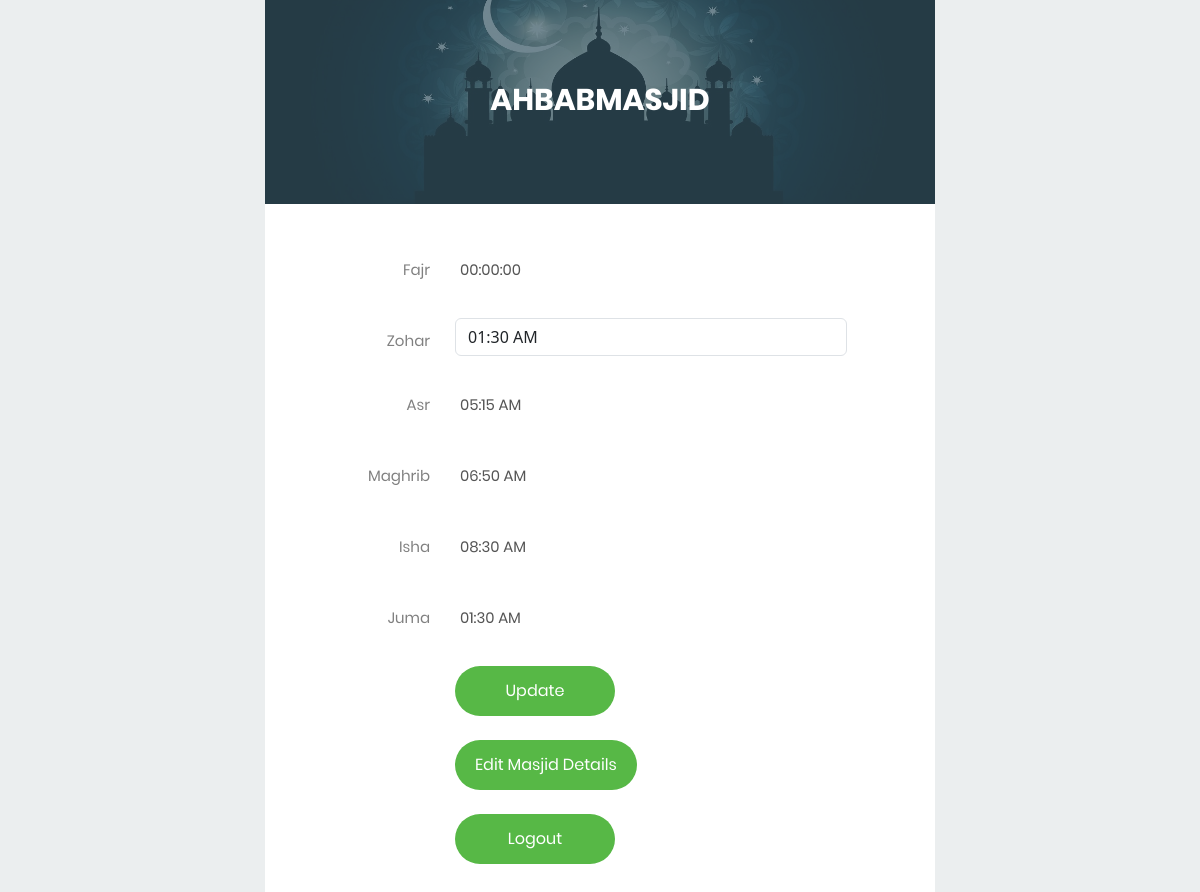
The app's page /loginsuccessfull1.php (signed in), older data.
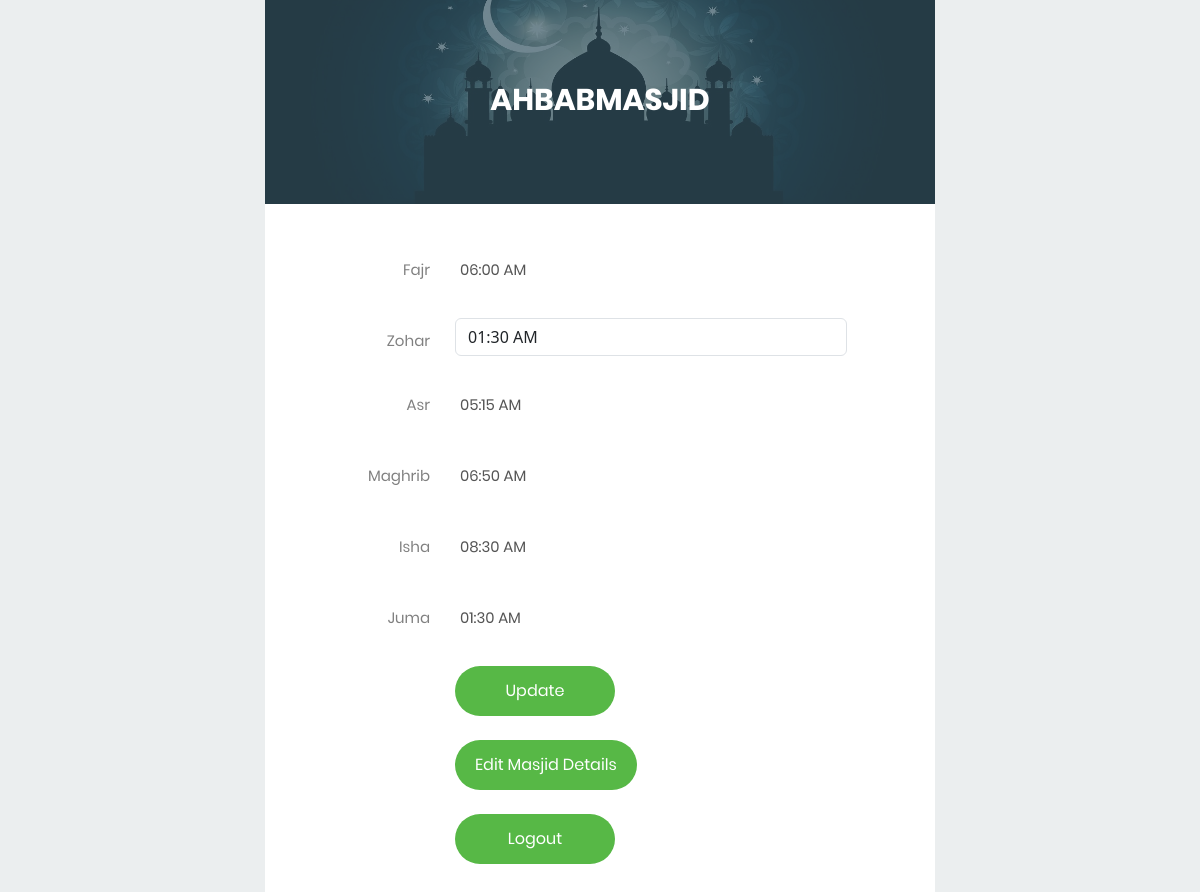
The same page, newer data.
### tables this page shows
CREATE TABLE `user1` (
  `id` int(50) NOT NULL,
  `username` varchar(50) NOT NULL,
  `email` varchar(50) NOT NULL,
  `password` varchar(50) NOT NULL,
  `email2` varchar(50) DEFAULT NULL,
  `mobileno` int(10) DEFAULT NULL,
  `mobileno2` int(10) DEFAULT NULL,
  `masjidname` varchar(250) NOT NULL,
  `address` varchar(250) NOT NULL,
  `city` varchar(50) NOT NULL,
  `zipcode` varchar(50) NOT NULL,
  `state` varchar(50) NOT NULL,
  `addresslink` varchar(250) NOT NULL,
  `fajr` varchar(50) DEFAULT NULL,
  `zohar` varchar(200) DEFAULT NULL,
  `asr` varchar(200) DEFAULT NULL,
  `maghrib` varchar(200) DEFAULT NULL,
  `isha` varchar(200) DEFAULT NULL,
  `juma` varchar(200) DEFAULT NULL,
  `forladies` varchar(50) NOT NULL,
  `timestamp` date DEFAULT NULL,
  `reset_token` varchar(250) DEFAULT NULL,
  `reset_expiry` varchar(250) DEFAULT NULL,
  `aelaan` longtext DEFAULT NULL
);

### loginsuccessfull1.php (the view, shortened to what this page needs)
<?php
include 'conn.php';
include 'allcssjs.php';
$sql = "SELECT * FROM user1 WHERE id = '".$_SESSION['id']."'";
$result = mysqli_query($conn, $sql);
$row = mysqli_fetch_assoc($result);
$fajrtime = $row['fajr'];
$zohartime = $row['zohar'];
$asrtime = $row['asr'];
$maghribtime = $row['maghrib'];
$ishatime = $row['isha'];
$jumatime = $row['juma'];
?>
<!DOCTYPE html>
<html lang="en">
<head>
</head>
<body onmousedown="return false" onselectstart="return false">
    <div class="limiter">
        <div class="container-login100">
            <div class="wrap-login100">
                <div class="login100-form-title" style="background-image: url(images/bg-04.jpg);">
                    <span class="login100-form-title-1">
                        <?php echo $_SESSION['username']; ?>
                    </span>
                </div>
                <form class="login100-form validate-form" method='POST'>
                    <div class="wrap-input1001 validate-input m-b-26" data-validate="Time is required">
                         <span class="label-input100">Fajr</span>
                            <input class="input100" type="text" name="fajr" placeholder="Fajr" value="<?php echo $fajrtime; ?>">
                        <span class="focus-input100"></span>
                    </div>
                    <div class="wrap-input1001 validate-input m-b-26" data-validate="Time is required">
  <span class="label-input100">Zohar</span>
  <div class="input-group clockpicker" data-target="#zoharTimePickerInput">
    <input type="text" class="form-control" id="zoharTimePickerInput" name="zohar" placeholder="Zohar" value="<?php echo $zohartime; ?>">
  </div>
</div>
                    <div class="wrap-input1001 validate-input m-b-26" data-validate="Time is required">
                        <span class="label-input100">Asr</span>
                        <input class="input100" type="text" name="asr" placeholder="Asr" value="<?php echo $asrtime; ?>">
                    </div>
                    <div class="wrap-input1001 validate-input m-b-26" data-validate="Time is required">
                        <span class="label-input100">Maghrib</span>
                        <input class="input100" type="text" name="maghrib" placeholder="Maghrib" value="<?php echo $maghribtime; ?>">
                        <span class="focus-input100"></span>
                    </div>
                    <div class="wrap-input1001 validate-input m-b-26" data-validate="Time is required">
                        <span class="label-input100">Isha</span>
                        <input class="input100" type="text" name="isha" placeholder="Isha" value="<?php echo $ishatime; ?>">
                        <span class="focus-input100"></span>
                    </div>
                    <div class="wrap-input1001 validate-input m-b-26" data-validate="Time is required">
                        <span class="label-input100">Juma</span>
                        <input class="input100" type="text" name="juma" placeholder="Juma" value="<?php echo $jumatime; ?>">
                        <span class="focus-input100"></span>
                    </div>
                    <div class="container-login100-form-btn">
                        <input type="submit" class="login100-form-btn" value="Update">&nbsp;&nbsp;&nbsp;&nbsp;&nbsp;
                    </div>
                    <div class="container-login100-form-btn">
                    <input type="button" class="login100-form-btn" onclick="window.location.href='EditMasjidDetails.php'" value="Edit Masjid Details">
                    </div>&nbsp;&nbsp;&nbsp;&nbsp;&nbsp;
                    <div class="container-login100-form-btn">
                    <input type="submit" class="login100-form-btn" name="logout" value="Logout">
                    </div>
                </form>
            </div>
        </div>
    </div>
<link rel="stylesheet" href="https://cdnjs.cloudflare.com/ajax/libs/twitter-bootstrap/5.3.0/css/bootstrap.min.css" />
<link rel="stylesheet" href="https://cdnjs.cloudflare.com/ajax/libs/font-awesome/5.15.4/css/all.min.css" />
<link rel="stylesheet" href="https://cdnjs.cloudflare.com/ajax/libs/clockpicker/0.0.7/bootstrap-clockpicker.min.css" />
<link rel="stylesheet" href="https://cdn.jsdelivr.net/npm/flatpickr/dist/flatpickr.min.css">
</body>
</html>

Row changes from the older to the newer data that the page shows:
changed user1 "01:30 AM": fajr "00:00:00" → "06:00 AM"
